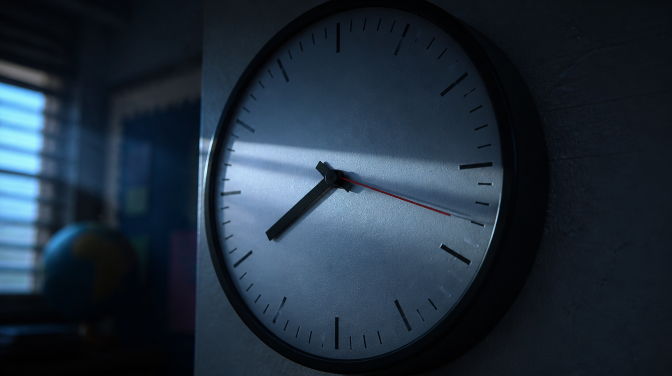
#> input picture keyframes/part1/1-2.png, 1344 x 752 px (shown at 1/2 size)
$ python -i render_v5.py   (imports and definitions only)
#> lines starting #> are read from the running program, lines starting #| are printed output that depends on the picture
"""거고 74기 수능 응원 영상 v5 렌더러.

컷은 0.5~1.5초 단위로 바뀌고, 모든 컷에 카메라 움직임(밀기, 당기기, 펀치, 흔들림)을 준다.
자막과 움직이는 글자(키네틱 타이포), 게임 UI, 불꽃 게이지, 폴라로이드 사진을 프레임마다 그린다.

사용법: python3 render_v5.py <노래.wav> <1080p 클립 폴더> <실제 짤 폴더> <사진 폴더> <출력 폴더>
"""
import math
import os
import random
import subprocess
import sys
from multiprocessing import Pool

import numpy as np
from PIL import Image, ImageDraw, ImageFilter, ImageFont, ImageOps

# [1 line that did not run here, left out]
ROOT = os.path.dirname(os.path.dirname(os.path.abspath(__file__)))
K1, K2, KV = f"{ROOT}/keyframes/part1/", f"{ROOT}/keyframes/part2/", f"{ROOT}/keyframes/v2/"
SCH = f"{ROOT}/school/"
VO = f"{ROOT}/voice/v5/final/"
SFX = f"{ROOT}/edit/sfx/"
FONT = f"{ROOT}/edit/fonts/BlackHanSans-Regular.ttf"
W, H, FPS = 1920, 1080, 24
# [1 line not run here, left out]

GOLD, RED, BLUE, GREEN, PINK, WHITE = (242, 165, 65), (229, 72, 77), (110, 180, 255), (61, 220, 132), (255, 105, 180), (255, 255, 255)

P = {  # 학생 사진
    "p01": "0a3850cc", "p02": "54680b5d", "p03": "4590df0d", "p04": "2a3f03fa", "p05": "58fde188",
    "p06": "30db9161", "p07": "c1679f4d", "p08": "e7268ac0", "p09": "f474d317", "p10": "23f407c4",
    "p11": "ae2dea64", "p12": "46525f61", "p13": "bfbc0a85", "p14": "b08ddb14",
}


def ph(k):
    return f"{PHOTO}/{P[k]}-image.jpg"


# ---------------------------------------------------------------- 시간표
SHOTS = []   # (start, kind, src, opts)
OV = []      # 겹쳐 그릴 요소
AU = []      # (file, at, vol, maxdur)


def shot(t, kind, src, **o):
    SHOTS.append((t, kind, src, o))


def ov(t0, t1, kind, **o):
    OV.append(dict(t0=t0, t1=t1, kind=kind, **o))


def au(f, at, vol=1.0, maxd=None):
    AU.append((f, at, vol, maxd))


def dur(f):
    return float(subprocess.run(["ffprobe", "-v", "error", "-show_entries", "format=duration", "-of", "csv=p=0", f],
                                capture_output=True, text=True).stdout)


# ===== 1부 =====
# [22 lines not run here, left out]

C1 = 11.4
# [12 lines not run here, left out]

C2 = 19.6
# [26 lines not run here, left out]

C3 = 33.4
# [24 lines not run here, left out]
C4 = 46.2
# [11 lines not run here, left out]

C5 = 56.6
# [11 lines not run here, left out]

M0 = 66.4
# [10 lines not run here, left out]

E1 = 74.0
# [10 lines not run here, left out]
E2 = 82.0
# [7 lines not run here, left out]
C6 = 85.2
# [10 lines not run here, left out]

EB = 91.3
# [1 line not run here, left out]
beat = 60 / 155 * 2
seq = [("vid", "4-2", 0.0), ("vimg", K1 + "3-2.png", 0), ("vid", "4-2", 0.8), ("vimg", K1 + "3-3.png", 0),
       ("vid", "4-2", 1.6), ("vid", "4-3", 0.0), ("vid", "4-2", 2.4), ("vimg", K1 + "3-1.png", 0),
       ("vid", "4-2", 3.2), ("vid", "4-3", 0.8), ("vid", "4-2", 4.0), ("vid", "4-3", 1.2)]
# [9 lines not run here, left out]
ALL = 96.2
# [7 lines not run here, left out]

# ===== 2부: 노래 =====
SA = 102.7
# [1 line not run here, left out]


def st(x):
    return SA + x


# [3 lines not run here, left out]

LY = [  # (시작, 끝, 가사)
    (2.2, 4.8, "거고 74, so long"),
    (6.84, 9.4, "새벽 세 시까지 붙잡던 문제집"), (9.4, 11.92, "몇 번이고 날 흔들던 모의고사 점수"),
    (11.92, 13.8, "믿었다가 무너졌던 그 많은 밤"), (13.8, 15.72, "이제는 내가 먼저 등을 돌리지"),
    (15.72, 17.4, "Same desk, same chair"), (17.4, 19.3, "그런데 거울 속엔 다른 얼굴"),
    (20.0, 21.8, "불안은 아직 어제에 머물고"), (21.8, 23.62, "나는 벌써 다음 장을 넘기지"),
    (23.62, 26.5, "So long, so good"), (26.5, 29.42, "So long, so good"),
    (31.7, 34.86, "시험 끝나면"), (35.62, 37.6, "웃으며 안녕"), (37.6, 39.48, "So long, so good"),
    (39.48, 42.2, "나를 시험한 건 문제가 아니라"), (42.2, 45.04, "할 수 있을까 묻던 내 마음이었어"),
    (45.04, 47.0, "좋은 날은 소리 없이 와서"), (47.0, 48.94, "조용히 내 손을 잡아 줘"),
    (48.94, 50.7, "Don't panic, don't rush"), (50.7, 52.5, "아는 만큼 써 내려가"),
    (52.5, 54.4, "가장 시원한 마무리는"), (54.4, 56.34, "끝까지 나를 믿는 것"),
    (56.34, 59.2, "So long, so good"), (59.2, 62.26, "So long, so good"),
    (63.88, 66.5, "시험 끝나면"), (68.52, 70.4, "웃으며 안녕"), (70.5, 72.5, "So long, so good"),
    (73.04, 75.56, "I don't fear you"), (75.56, 77.44, "I just don't need you"), (77.44, 79.4, "(이제 내 차례야)"),
    (80.24, 83.36, "11월 19일, 그날 아침엔"), (83.36, 85.3, "삼 년의 무게도 가볍게"),
    (85.3, 88.1, "So long, so good"), (88.1, 90.96, "So long, so good"),
    (92.32, 95.5, "시험 끝나면"), (96.98, 98.64, "웃으며 안녕"), (98.64, 101.08, "So long, so good"),
    (101.08, 104.5, "거고 74, so long"), (108.9, 111.4, "so good"),
]
KEY = {"끝까지 나를 믿는 것", "나를 시험한 건 문제가 아니라", "할 수 있을까 묻던 내 마음이었어", "I just don't need you",
       "11월 19일, 그날 아침엔"}
# [3 lines not run here, left out]

V1 = [(6.84, "img", K2 + "S-02.png"), (8.12, "photo", "p12"), (9.4, "img", K2 + "S-03.png"), (10.66, "photo", "p02", "1학년"),
      (11.92, "img", K2 + "S-04.png"), (12.86, "photo", "p11", "1학년"), (13.8, "img", KV + "1-3.png"),
      (14.76, "photo", "p13", "1학년"), (15.72, "img", K2 + "S-05a.png"), (16.28, "img", K2 + "S-05b.png"),
      (16.84, "img", K2 + "S-05c.png"), (17.4, "img", KV + "S-06a.png"), (18.35, "photo", "p01", "2학년"),
      (19.3, "photo", "p03"), (20.0, "img", K2 + "S-08.png"), (20.9, "photo", "p05"), (21.8, "img", K2 + "S-06b.png"),
      (22.7, "photo", "p04", "3학년")]
moves = ["push", "panl", "pull", "panr"]
# [15 lines not run here, left out]
V2 = [(39.48, K2 + "S-08.png", "push"), (40.84, K2 + "S-04.png", "pull"), (42.2, KV + "1-3.png", "push"),
      (43.62, K2 + "S-08.png", "punch"), (45.04, K2 + "S-09.png", "push"), (46.02, K1 + "1-6.png", "punch"),
      (47.0, K2 + "S-09.png", "pull"), (47.97, KV + "1-7.png", "push"), (48.94, K2 + "S-10.png", "push"),
      (49.82, K2 + "S-10.png", "punch"), (50.7, K2 + "S-02.png", "panr"), (51.6, K2 + "S-10.png", "pull"),
      (52.5, K2 + "S-11.png", "push"), (53.45, KV + "S-06a.png", "push"), (54.4, K2 + "S-11.png", "punch"),
      (55.37, KV + "S-14.png", "push")]
# [3 lines not run here, left out]
H2 = [(61.34, "img", KV + "S-12.png"), (62.34, "photo", "p05"), (63.34, "photo", "p04"), (64.34, "img", KV + "1-5.png"),
      (65.34, "photo", "p07"), (66.34, "photo", "p06"), (67.34, "vid", "S-12"), (68.54, "photo", "p11"),
      (69.54, "photo", "p02"), (70.54, "img", K2 + "E-1.png"), (71.54, "photo", "p13")]
# [17 lines not run here, left out]
b1 = 60 / 117.45
# [7 lines not run here, left out]
SE = SA + 111.6

# ===== 마무리 =====
R3 = SE + 0.2
# [3 lines not run here, left out]
C7 = R3 + 5.6
# [8 lines not run here, left out]
FIN = C7 + 9.4
# [5 lines not run here, left out]
COOK = FIN + 4.4
# [2 lines not run here, left out]
TOTAL = COOK + 1.8
# [1 line not run here, left out]

# ---------------------------------------------------------------- 그리기 도구
FONTS = {}


# [4 lines left out: function font, not called in this run]


def ease(x):
    x = max(0.0, min(1.0, x))
    return 1 - (1 - x) ** 3


# [49 lines left out: functions parse_hl, text_img, paste_center, rounded_box, not called in this run]


CACHE = {}


# [141 lines left out: functions cached, draw_ov, label_img, tag_img, item_img, quest_img and 2 more, not called in this run]


# ---------------------------------------------------------------- 배경 컷 만들기
def cover(im, w, h):
    return ImageOps.fit(im.convert("RGB"), (w, h), Image.LANCZOS)


def vertical_comp(path):
#> called with path = '../keyframes/part1/1-2.png'
    im = Image.open(path).convert("RGB")
#> im is the input picture: PIL image 1344x752 RGB; mean R, G, B 32.2, 45.7, 59.4
    bg = cover(im, W, H).filter(ImageFilter.GaussianBlur(30))
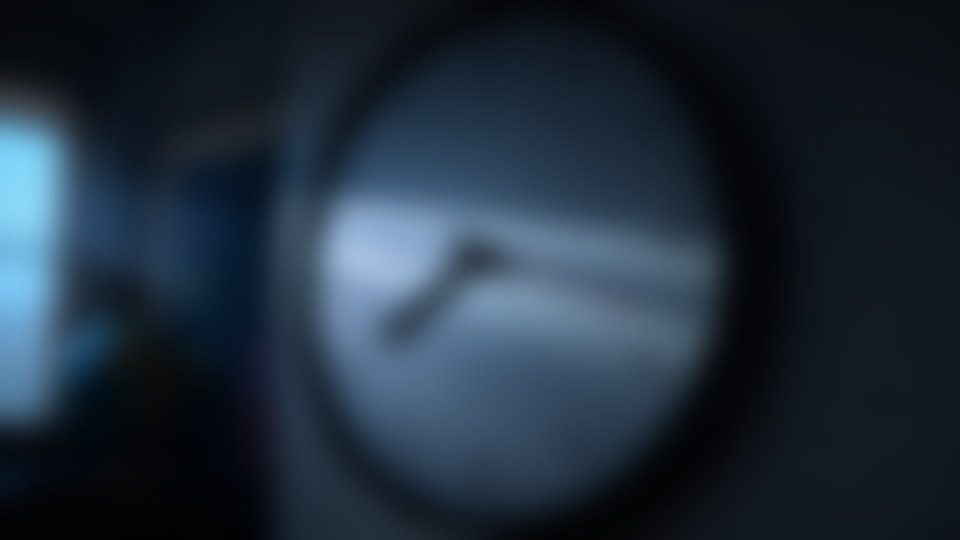
#> bg: PIL image 1920x1080 RGB (shown at 1/2 size); mean R, G, B 32.1, 45.6, 59.3
    bg = Image.blend(bg, Image.new("RGB", (W, H), (0, 0, 0)), 0.35)
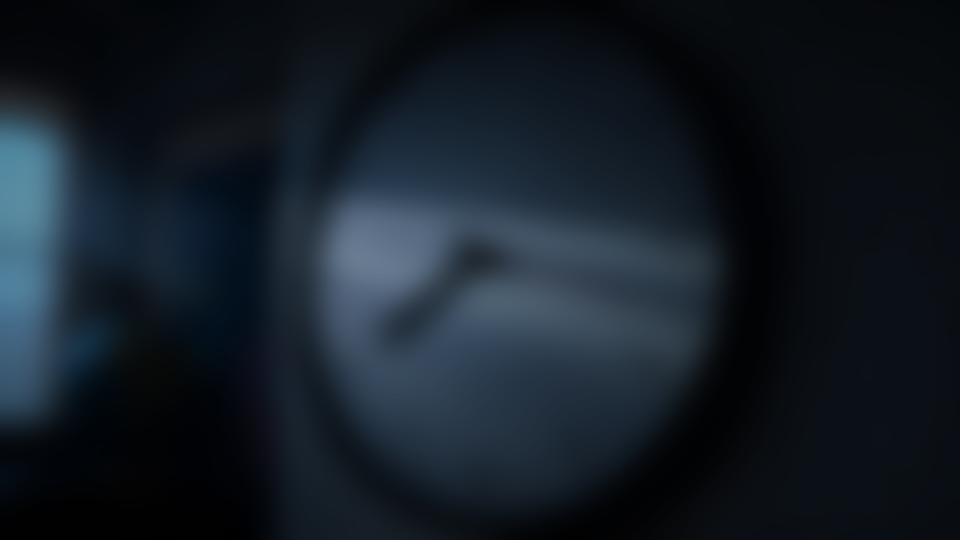
#> bg: PIL image 1920x1080 RGB (shown at 1/2 size); mean R, G, B 20.4, 29.2, 38.1
    fg = im.resize((int(im.width * H / im.height), H), Image.LANCZOS)
    bg.paste(fg, ((W - fg.width) // 2, 0))
    return bg


# [32 lines left out: functions polaroid, ticket_img, not called in this run]


class Shot:
    # [198 lines left out: functions __init__, prep, frame, zoom_img, move, build_shots and 2 more, not called in this run]


# [20 lines not run here, left out]

>>> result = vertical_comp('../keyframes/part1/1-2.png')

$ run again, on keyframes/part1/1-1.png
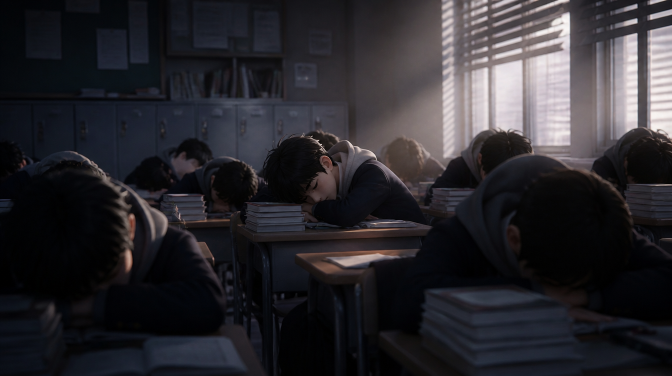
#> input picture keyframes/part1/1-1.png, 1344 x 752 px (shown at 1/2 size)
#> in vertical_comp, im is the input picture: PIL image 1344x752 RGB; mean R, G, B 42.8, 41.2, 45.8
#> in vertical_comp, `bg = cover(im, W, H).filter(ImageFilter.GaussianBlur(30))`:
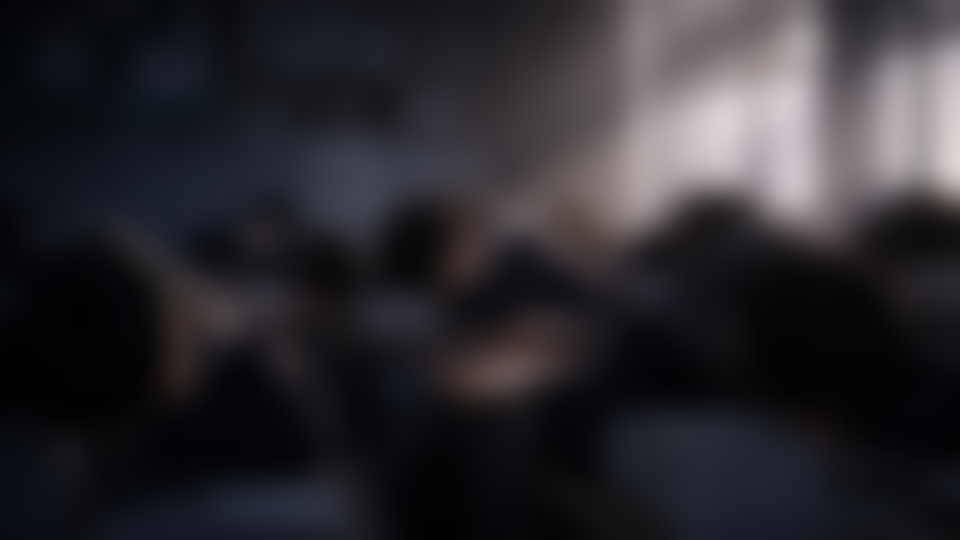
#> bg: PIL image 1920x1080 RGB (shown at 1/2 size); mean R, G, B 42.8, 41.2, 45.8
#> in vertical_comp, `bg = Image.blend(bg, Image.new("RGB", (W, H), (0, 0, 0)), 0.35)`:
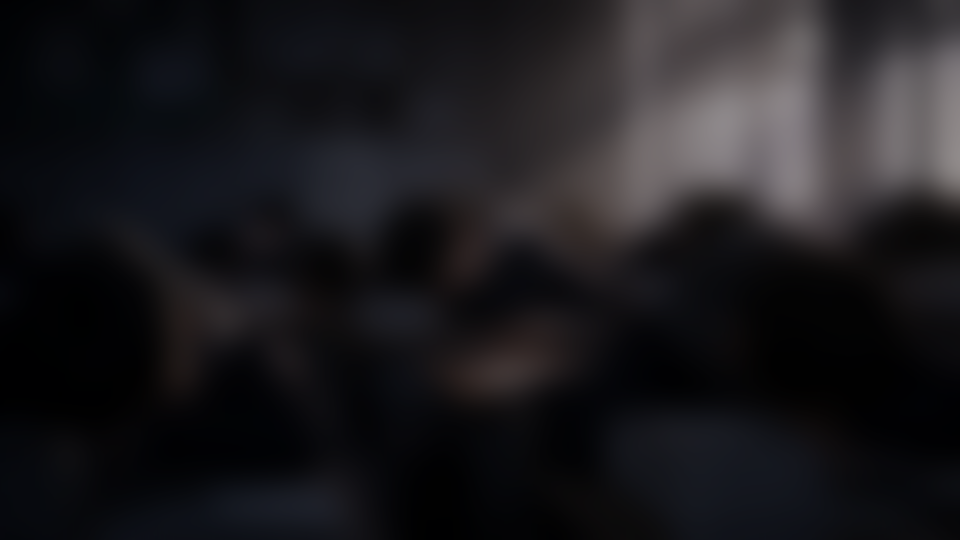
#> bg: PIL image 1920x1080 RGB (shown at 1/2 size); mean R, G, B 27.3, 26.3, 29.3

$ run again, on keyframes/part1/4-2.png
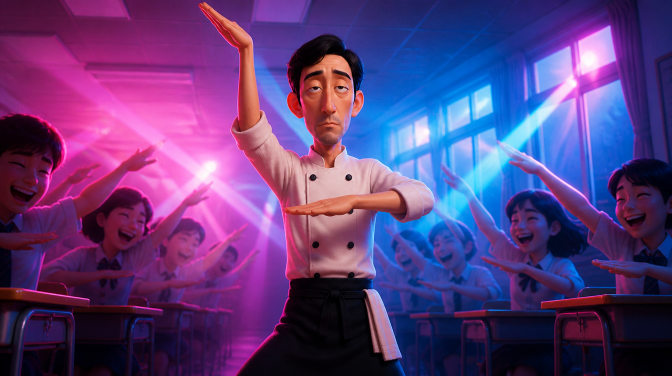
#> input picture keyframes/part1/4-2.png, 1344 x 752 px (shown at 1/2 size)
#> in vertical_comp, im is the input picture: PIL image 1344x752 RGB; mean R, G, B 93.2, 60.5, 122.8
#> in vertical_comp, `bg = cover(im, W, H).filter(ImageFilter.GaussianBlur(30))`:
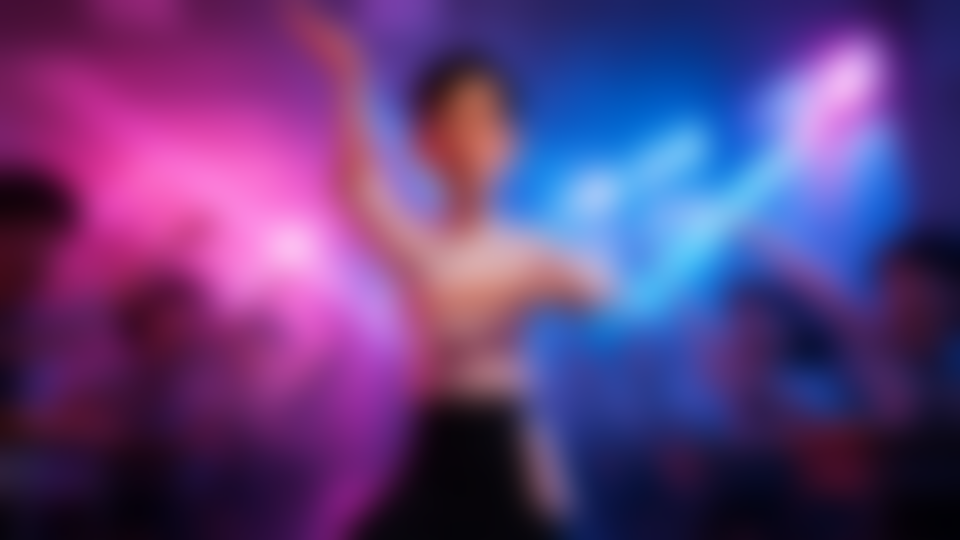
#> bg: PIL image 1920x1080 RGB (shown at 1/2 size); mean R, G, B 93.4, 60.7, 123.1
#> in vertical_comp, `bg = Image.blend(bg, Image.new("RGB", (W, H), (0, 0, 0)), 0.35)`:
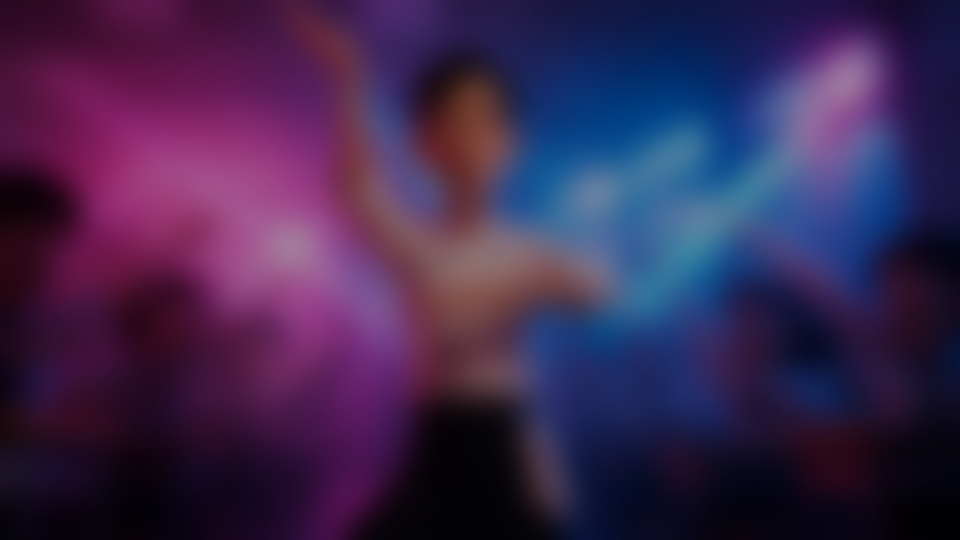
#> bg: PIL image 1920x1080 RGB (shown at 1/2 size); mean R, G, B 60.3, 39, 79.5
